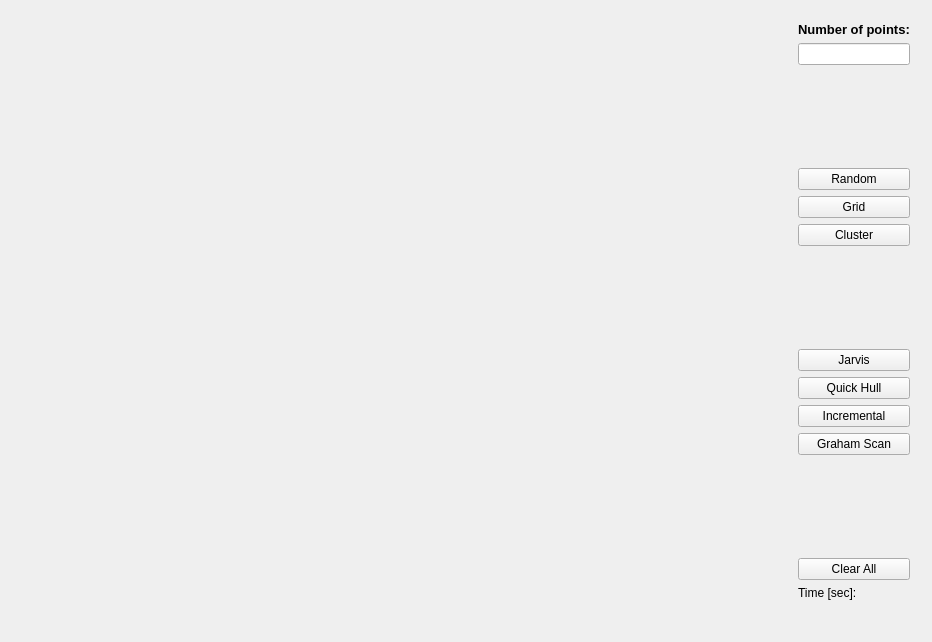
<?xml version="1.0" encoding="UTF-8"?>
<ui version="4.0">
 <class>Widget</class>
 <widget class="QWidget" name="Widget">
  <property name="geometry">
   <rect>
    <x>0</x>
    <y>0</y>
    <width>932</width>
    <height>642</height>
   </rect>
  </property>
  <property name="sizePolicy">
   <sizepolicy hsizetype="Preferred" vsizetype="Preferred">
    <horstretch>1</horstretch>
    <verstretch>1</verstretch>
   </sizepolicy>
  </property>
  <property name="windowTitle">
   <string>Widget</string>
  </property>
  <layout class="QHBoxLayout" name="horizontalLayout">
   <item>
    <widget class="draw" name="Canvas" native="true">
     <property name="sizePolicy">
      <sizepolicy hsizetype="Preferred" vsizetype="Preferred">
       <horstretch>1</horstretch>
       <verstretch>1</verstretch>
      </sizepolicy>
     </property>
    </widget>
   </item>
   <item>
    <widget class="QWidget" name="widget" native="true">
     <property name="sizePolicy">
      <sizepolicy hsizetype="Preferred" vsizetype="Preferred">
       <horstretch>0</horstretch>
       <verstretch>1</verstretch>
      </sizepolicy>
     </property>
     <layout class="QVBoxLayout" name="verticalLayout" stretch="0,0,0,0,0,0,0,0,0,0,0,0,0,0,0">
      <item>
       <widget class="QLabel" name="label">
        <property name="font">
         <font>
          <pointsize>10</pointsize>
          <weight>75</weight>
          <bold>true</bold>
         </font>
        </property>
        <property name="text">
         <string>Number of points:</string>
        </property>
       </widget>
      </item>
      <item>
       <widget class="QLineEdit" name="num_rand"/>
      </item>
      <item>
       <spacer name="verticalSpacer_2">
        <property name="orientation">
         <enum>Qt::Vertical</enum>
        </property>
        <property name="sizeHint" stdset="0">
         <size>
          <width>20</width>
          <height>40</height>
         </size>
        </property>
       </spacer>
      </item>
      <item>
       <widget class="QPushButton" name="Random">
        <property name="text">
         <string>Random</string>
        </property>
       </widget>
      </item>
      <item>
       <widget class="QPushButton" name="Grid">
        <property name="text">
         <string>Grid</string>
        </property>
       </widget>
      </item>
      <item>
       <widget class="QPushButton" name="Cluster">
        <property name="text">
         <string>Cluster</string>
        </property>
       </widget>
      </item>
      <item>
       <spacer name="verticalSpacer">
        <property name="orientation">
         <enum>Qt::Vertical</enum>
        </property>
        <property name="sizeHint" stdset="0">
         <size>
          <width>20</width>
          <height>40</height>
         </size>
        </property>
       </spacer>
      </item>
      <item>
       <widget class="QPushButton" name="Jarvis">
        <property name="text">
         <string>Jarvis</string>
        </property>
       </widget>
      </item>
      <item>
       <widget class="QPushButton" name="QuickHull">
        <property name="text">
         <string>Quick Hull</string>
        </property>
       </widget>
      </item>
      <item>
       <widget class="QPushButton" name="Incremental">
        <property name="text">
         <string>Incremental</string>
        </property>
       </widget>
      </item>
      <item>
       <widget class="QPushButton" name="pushButton">
        <property name="text">
         <string>Graham Scan</string>
        </property>
       </widget>
      </item>
      <item>
       <spacer name="verticalSpacer_3">
        <property name="orientation">
         <enum>Qt::Vertical</enum>
        </property>
        <property name="sizeHint" stdset="0">
         <size>
          <width>20</width>
          <height>40</height>
         </size>
        </property>
       </spacer>
      </item>
      <item>
       <widget class="QPushButton" name="clear">
        <property name="text">
         <string>Clear All</string>
        </property>
       </widget>
      </item>
      <item>
       <widget class="QLabel" name="time">
        <property name="text">
         <string>Time [sec]:</string>
        </property>
       </widget>
      </item>
      <item>
       <widget class="QLabel" name="time_output">
        <property name="text">
         <string/>
        </property>
       </widget>
      </item>
     </layout>
    </widget>
   </item>
  </layout>
 </widget>
 <layoutdefault spacing="6" margin="11"/>
 <customwidgets>
  <customwidget>
   <class>draw</class>
   <extends>QWidget</extends>
   <header location="global">draw.h</header>
   <container>1</container>
  </customwidget>
 </customwidgets>
 <resources/>
 <connections/>
</ui>
